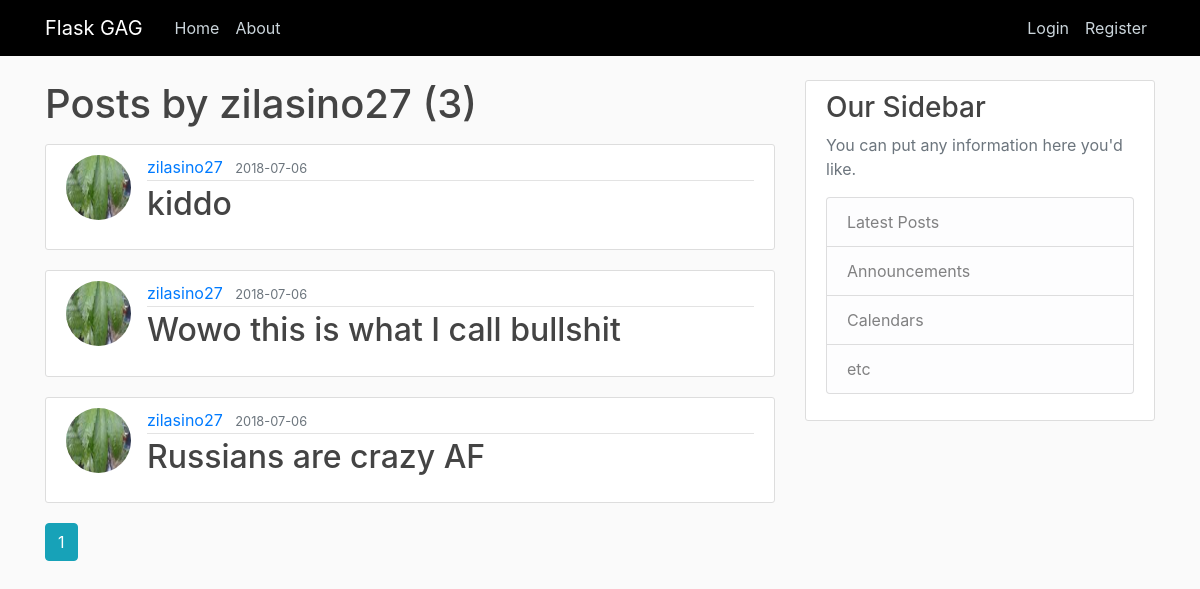
The page /user/zilasino27/ on the database its author committed.
### flaskgag/models.py (models this page shows, shortened)
class User(db.Model, UserMixin):
    id = db.Column(db.Integer, primary_key=True)
    username = db.Column(db.String(20), unique=True, nullable=False)
    email = db.Column(db.String(120), unique=True, nullable=False)
    image_file = db.Column(db.String(20), nullable=False, default='default.jpg')
    password = db.Column(db.String(60), nullable=False)
    posts = db.relationship('Post', backref='author', lazy=True)  # Post Author relationship

class Post(db.Model):
    id = db.Column(db.Integer, primary_key=True)
    title = db.Column(db.String(100), nullable=False)
    date_posted = db.Column(db.DateTime, nullable=False, default=datetime.utcnow)
    post_image_file = db.Column(db.String(20), nullable=False)
    content = db.Column(db.Text, nullable=True)
    votes = db.Column(db.Integer, nullable=True, default=0)
    user_id = db.Column(db.Integer, db.ForeignKey('user.id'), nullable=False)  # Post Author relationship

### flaskgag/users/routes.py (the view)
@users.route("/user/<string:username>/")
def user_posts(username):
    page = request.args.get('page', 1, type=int)
    user = User.query.filter_by(username=username).first_or_404()
    posts = Post.query.filter_by(author=user).order_by(Post.date_posted.desc()).paginate(per_page=5)
    return render_template('user_posts.html', posts=posts, user=user)

### flaskgag/templates/user_posts.html (shortened to what this page needs)
{% extends "layout.html" %}
{% block content %}
    <h1 class="mb-3">Posts by {{ user.username }} ({{ posts.total }})</h1>
    {% for post in posts.items %}
        <article class="media content-section">
          <img class="rounded-circle article-img" src="{{ url_for('static', filename='profile_pics/' +
                                                        post.author.image_file) }}">
          <div class="media-body">
            <div class="article-metadata">
              <a class="mr-2" href="{{ url_for('users.user_posts', username=post.author.username) }}">
                                                                    {{ post.author.username }}</a>
              <small class="text-muted">{{ post.date_posted.strftime('%Y-%m-%d') }}</small>
            </div>
            <h2><a class="article-title" href="{{ url_for('posts.post', post_id=post.id) }}">{{ post.title }}</a></h2>
          </div>
        </article>
    {% endfor %}
    {% for page_num in posts.iter_pages(left_edge=1, right_edge=1, left_current=1, right_current=2) %}
        {% if page_num %}
            {% if posts.page == page_num %}
                <a class="btn btn-info mb-4" href="{{ url_for('users.user_posts', username=user.username, page=page_num) }}">
                    {{ page_num }}</a>
            {% else %}
                <a class="btn btn-outline-info mb-4" href="{{ url_for('users.user_posts', username=user.username, page=page_num) }}">
                    {{ page_num }}</a>
             {% endif %}
        {% else %}
            ...
        {% endif %}
    {% endfor %}
{% endblock content %}

### flaskgag/templates/layout.html (shortened to what this page needs)
<!DOCTYPE html>
<html lang="en">
<head>
     <head>
    </head>
    <link rel="stylesheet" href="https://maxcdn.bootstrapcdn.com/bootstrap/4.0.0/css/bootstrap.min.css"
>
    <link rel="stylesheet" style="text/css" href="{{ url_for('static', filename='main.css') }}">
</head>
<body>
    <header class="site-header">
      <nav class="navbar navbar-expand-md navbar-dark bg-steel fixed-top" style="background-color: black">
        <div class="container">
          <a class="navbar-brand mr-4" href="/">Flask GAG</a>
          <div class="collapse navbar-collapse" id="navbarToggle">
            <div class="navbar-nav mr-auto">
              <a class="nav-item nav-link" href="{{ url_for('main.home') }}">Home</a>
              <a class="nav-item nav-link" href="{{ url_for('main.about') }}">About</a>
            </div>
            <div class="navbar-nav">
                {% if current_user.is_authenticated %}
                  <a class="nav-item nav-link">Howdy, {{ current_user.username }}!</a>
                  <a class="nav-item nav-link" href="{{ url_for('posts.new_post') }}">New Post</a>
                  <a class="nav-item nav-link" href="{{ url_for('users.account') }}">Account</a>
                  <a class="nav-item nav-link" href="{{ url_for('users.logout') }}">Logout</a>
                {% else %}
                  <a class="nav-item nav-link" href="{{ url_for('users.login') }}">Login</a>
                  <a class="nav-item nav-link" href="{{ url_for('users.register') }}">Register</a>
                {% endif %}
            </div>
          </div>
        </div>
      </nav>
    </header>
    <main role="main" class="container">
      <div class="row">
        <div class="col-md-8">
          {% block content %}{% endblock %}
        </div>
        <div class="col-md-4">
          <div class="content-section">
            <h3>Our Sidebar</h3>
            <p class='text-muted'>You can put any information here you'd like.
              <ul class="list-group">
                <li class="list-group-item list-group-item-light">Latest Posts</li>
                <li class="list-group-item list-group-item-light">Announcements</li>
                <li class="list-group-item list-group-item-light">Calendars</li>
                <li class="list-group-item list-group-item-light">etc</li>
              </ul>
            </p>
          </div>
        </div>
      </div>
    </main>
</body>
</html>

### flaskgag/static/main.css (style rules this page uses)
body { background: #fafafa; color: #333333; margin-top: 5rem; }
h1, h2, h3, h4, h5, h6 { color: #444444; }
.bg-steel { background-color: #5f788a; }
.site-header .navbar-nav .nav-link { color: #cbd5db; }
.content-section { background: #ffffff; padding: 10px 20px; border: 1px solid #dddddd; border-radius: 3px; margin-bottom: 20px; }
.article-title { color: #444444; }
.article-img { height: 65px; width: 65px; margin-right: 16px; }
.article-metadata { padding-bottom: 1px; margin-bottom: 4px; border-bottom: 1px solid #e3e3e3 }
ul > li { display: inline-block; padding: 10px; zoom:1; *display:inline; }

### flaskgag/templates/layout.html (style rules this page uses)
body { background-image: url('../Images/Black-BackGround.gif'); background-repeat: repeat; }

### rows shown on the page
User: username "zilasino27"
Post: image_file (picture), author.username "zilasino27", date_posted "2018-07-06", title "kiddo"
Post: image_file (picture), author.username "zilasino27", date_posted "2018-07-06", title "Wowo this is what I call bullshit"
Post: image_file (picture), author.username "zilasino27", date_posted "2018-07-06", title "Russians are crazy AF"

### other values the page prints
{{ posts.total }} "3"
{{ page_num }} "1"
